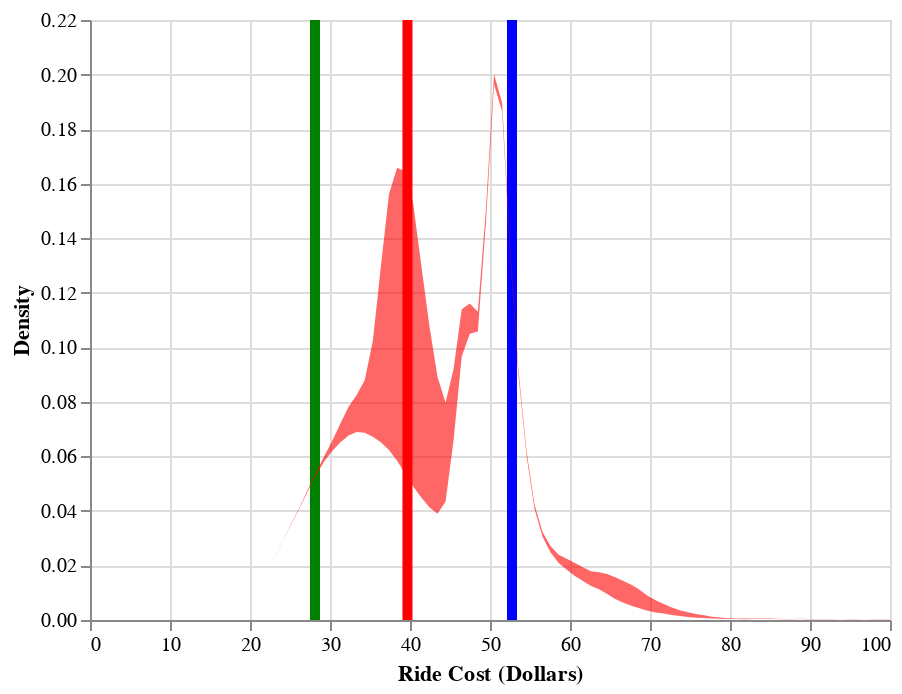

Write notebook code for a chart like this one.
### Markdown cell above
### Airport Trip

### Code cell
USER_PARAMS = {"pickup": "chicago ohare airport",
               "dropoff": "the bean chicago",
               "forecast_hrs":1}

results = run_Fair_Fare(USER_PARAMS)

pd.set_option("display.precision", 2)
print(pd.DataFrame(results[5]).iloc[0])

show_viz(results)

### Figure 1 — Vega-Lite specification as saved in the notebook (floating-point values rounded to 4 significant figures; data arrays with more than 128 entries replaced by an {"elided": "..."} marker saying what was removed)
{"$schema": "https://vega.github.io/schema/vega-lite/v3.3.0.json", "config": {"mark": {"tooltip": null}, "view": {"height": 300, "width": 400}}, "datasets": {"data-06183931073ef5c563ad59201d3d4458": {"elided": "300 records"}, "data-9979db80adfa3c3b522ddc81cdb7efe8": [{"hour": 0, "parameter": "Rideshare_regular_price_estimate", "value": 39.68}, {"hour": 0, "parameter": "Rideshare_shared_price_estimate", "value": 28.12}, {"hour": 0, "parameter": "Taxi_price_estimate", "value": 52.75}]}, "layer": [{"data": {"name": "data-9979db80adfa3c3b522ddc81cdb7efe8"}, "encoding": {"color": {"field": "parameter", "scale": {"domain": ["Rideshare_regular_price_estimate", "Rideshare_shared_price_estimate", "Taxi_price_estimate"], "range": ["red", "green", "blue"]}, "type": "nominal"}, "size": {"value": 5}, "x": {"field": "value", "type": "quantitative"}}, "mark": {"color": "red", "type": "rule"}, "selection": {" ": {"bind": {"input": "range", "max": 9, "min": 0, "step": 1}, "fields": ["hour"], "init": {"hour": 0}, "type": "single"}}, "transform": [{"filter": {"selection": " "}}]}, {"data": {"name": "data-06183931073ef5c563ad59201d3d4458"}, "encoding": {"color": {"field": "parameter", "legend": null, "scale": {"domain": ["Rideshare_Dist", "Shared_Rideshare_Dist", "Taxi_Dist"], "range": ["red", "green", "blue"]}, "type": "nominal"}, "opacity": {"condition": {"selection": "Ride Type", "value": 0.6}, "value": 0}, "x": {"field": "x", "title": "Ride Cost (Dollars)", "type": "quantitative"}, "y": {"field": "value", "title": "Density", "type": "quantitative"}}, "mark": {"point": false, "size": 4, "type": "area"}, "selection": {"Ride Type": {"bind": {"input": "select", "options": ["Rideshare_Dist", "Shared_Rideshare_Dist", "Taxi_Dist"]}, "clear": false, "fields": ["parameter"], "init": {"parameter": "Rideshare_Dist"}, "on": "doubleclick", "type": "single"}}}]}
